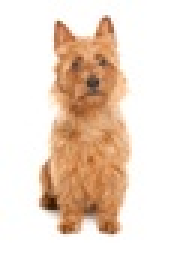
%> input picture Project2/img (1).jpg, 57 x 85 px, shrunk from 283 x 424 before the run (shown 3 times larger)
$ octave main.m   (GNU Octave 9; MATLAB toolbox functions it lacks are replaced by stand-ins)
%> lines starting %> are read from the running program, lines starting %| are printed output that depends on the picture
### Project2/calHist_manual.m
% This is manual for calculate a histogram
function [hist bins] = calHist_manual(img)
% Create hist template for 16 bins
bins = 256;

for i = 1:1:bins
    chist(i) = i;
    hist(i) = 0;
end

[rows cols] = size(img);
div = rows * cols;
   for x =1:1:rows
    for y=1:1:cols
        for b = 1:1:bins
        if chist(b) - img(x,y) > 0 && chist(b) - img(x,y) < 16
            hist(b) = hist(b)+1;
        end
        end
    end
   end

for i = 1:1:bins

    hist(i) = hist(i)/div;
end
end

### Project2/main.m
clear all;
close all;
clc;
% %database
img = imread('img (1).jpg');
%> img is the input picture: size 85x57x3 uint8; mean R, G, B 236.4, 216.4, 200.5
img_gray = rgb2gray(img);
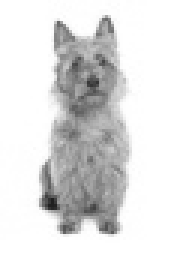
%> img_gray: size 85x57 uint8 (shown 3 times larger); min 32, max 255, mean 220.6
[h bins] = calHist_manual(img_gray);
%> after the loop in calHist_manual, `for x =1:1:rows`: hist = 256 values, max 3114 at index 256, min 0 at index 1, mean 121.5
%> after the loop in calHist_manual, `for i = 1:1:bins`: hist = 256 values, max 0.643 at index 256, min 0 at index 1, mean 0.0251
%> h has the same summary as hist in calHist_manual; bins = 256
figure(1)
bar(h);

img2 = imread('img (2).jpg');
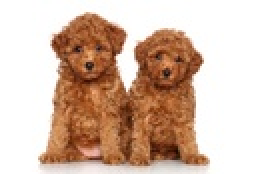
%> input picture Project2/img (2).jpg, 128 x 87 px, shrunk from 635 x 432 before the run (shown 2 times larger)
%> img2 is the input picture: size 87x128x3 uint8; mean R, G, B 212.9, 185.6, 168.4
img_gray2 = rgb2gray(img2);
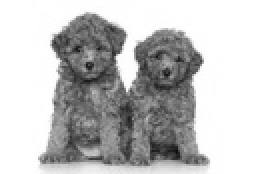
%> img_gray2: size 87x128 uint8 (shown 2 times larger); min 15, max 255, mean 191.8
[h2 bins2] = calHist_manual(img_gray2);
%> (the run ends here)
